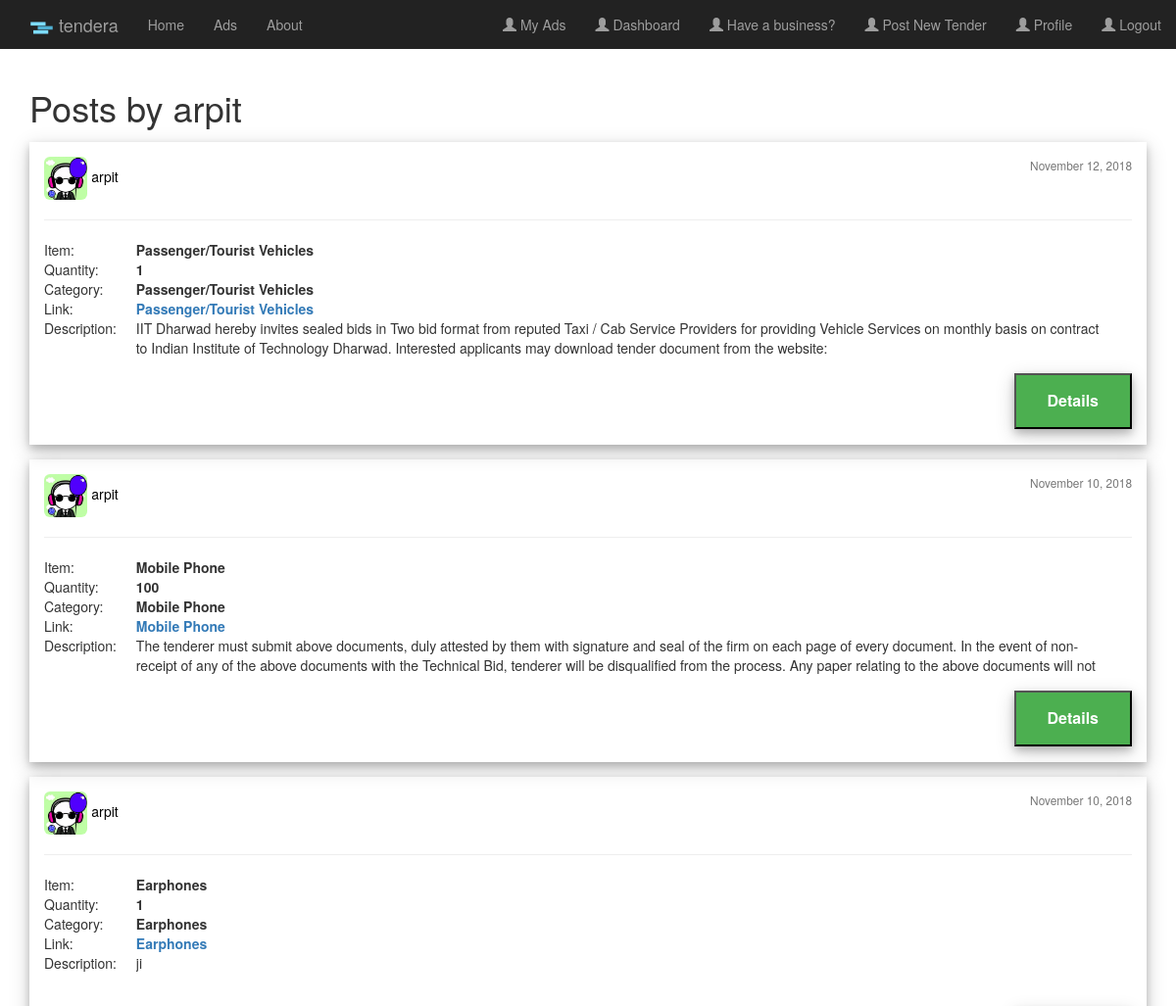
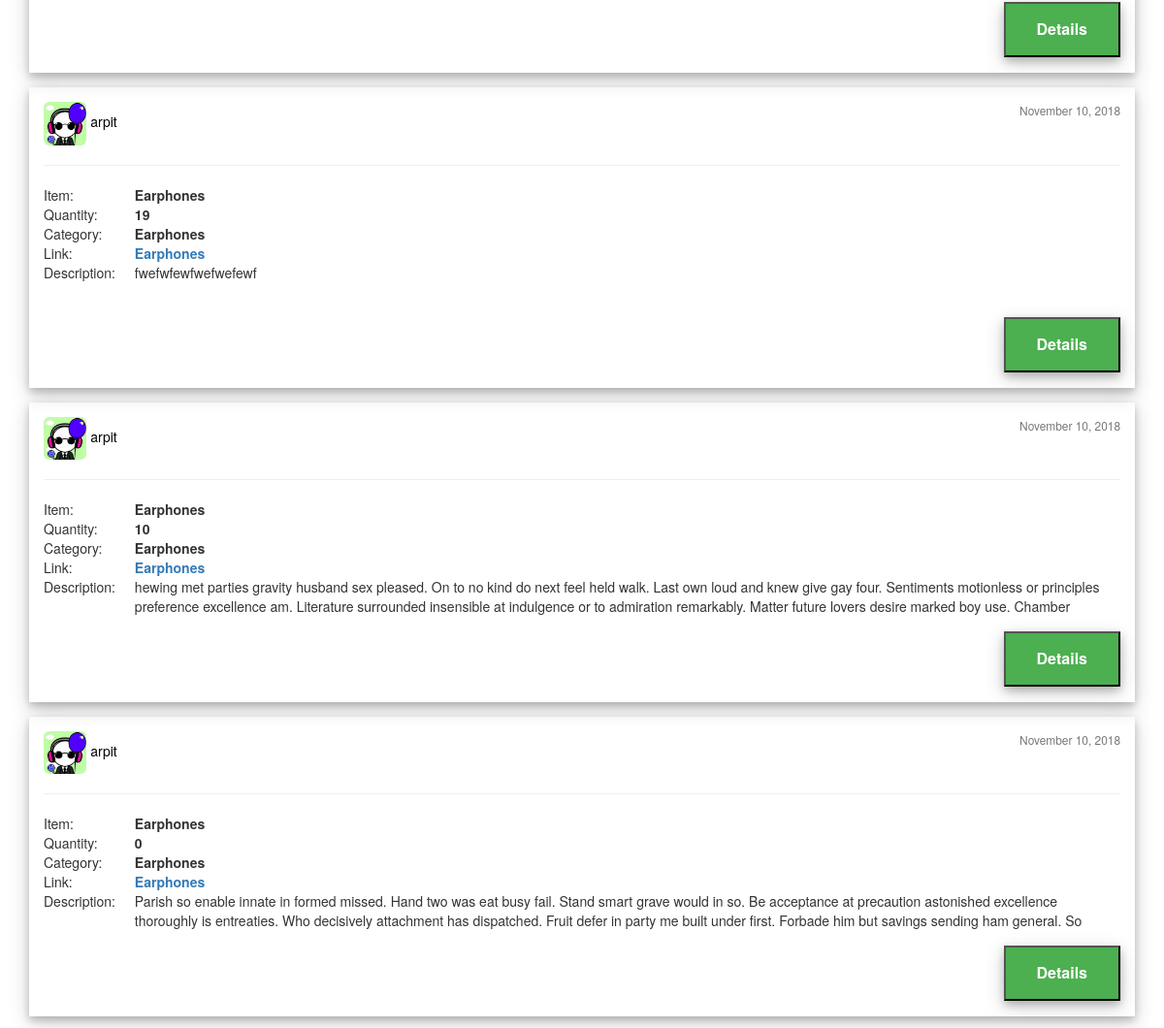
The page /post/user/arpit (signed in) on the database as committed earlier (2 pictures, top to bottom).
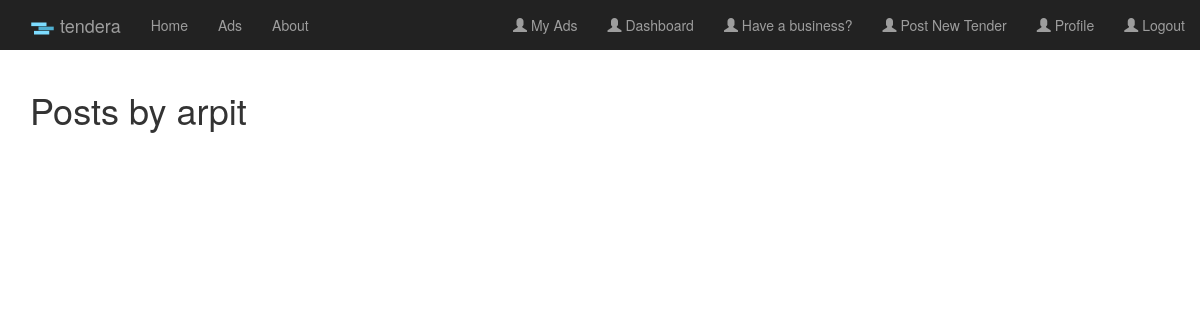
The same page on the database as committed later.
### post/models.py (models this page shows, shortened)
class Post(models.Model):
	category = models.CharField(max_length=50)
	item = models.CharField(max_length=100)
	quantity = models.IntegerField(default=0)
	document = models.FileField(upload_to='tender_docs/')
	description = models.TextField()
	elegibility = models.TextField(default='Elegibility')
	date_posted = models.DateTimeField(auto_now_add= True)
	author = models.ForeignKey(User, on_delete = models.CASCADE)

### users/models.py (models this page shows, shortened)
class UserProfile(models.Model):
	user = models.OneToOneField(User, on_delete = models.CASCADE)
	image = models.ImageField(default= 'default_pic.jpg', upload_to = 'user_pics')

### post/views.py (the view)
# urls.py: path('user/<str:username>', UserPostListView.as_view(), name='user-posts'),
class UserPostListView(ListView):
	model = Post
	template_name = 'post/user_posts.html'
	context_object_name = 'posts'
	def get_queryset(self):
		user = get_object_or_404(User, username= self.kwargs.get('username'))
		return Post.objects.filter(author= user).order_by('-date_posted')

### post/templates/post/user_posts.html (shortened to what this page needs)
{% extends "post/base.html" %}
{% block content %}
  <h1 class="mb-3">Posts by {{ view.kwargs.username }}</h1>
	{% for post in posts %}
		<article class="media content-section" style="box-shadow: 0 4px 8px 0 rgba(0, 0, 0, 0.2), 0 6px 20px 0 rgba(0, 0, 0, 0.19);">
      <div style="padding: 15px;">
        <img class=" img-rounded article-imag" style="width: 4%; height: 4%" src="{{ post.author.userprofile.image.url }}">
      <a class="mr-2" href="{% url 'user-posts' post.author.username %}" style="color: black">{{ post.author }}</a>
      <small style="float: right" class="text-muted">{{ post.date_posted|date:"F d, Y" }}</small>
      <hr>
      <table>
        <tr>
          <td>
            Item:
          </td>
          <td class="second-dat">
            <b>{{ post.item }}</b>
          </td>
        </tr>
        <tr>
          <td>
            Quantity:
          </td>
          <td class="second-dat">
            <b>{{ post.quantity }}</b>
          </td>
        </tr>
        <tr>
          <td>
            Category:
          </td>
          <td class="second-dat">
            <b>{{ post.item }}</b>
          </td>
        </tr>
        <tr>
          <td>
            Link:
          </td>
          <td class="second-dat">
            <b><a href="{{ post.document.url }}">{{ post.item }}</a></b>
          </td>
        </tr>
        <tr>
          <td style="vertical-align: top">
            Description:
          </td>
          <td class="second-dat">
            <div style="height: 40px; overflow: hidden;">
               <p class="article-content">{{ post.description }}</p>
           </div>
          </td>
        </tr>
      </table>
        <a href="{% url 'post-detail' post.id %}"><button class="button_post" style="box-shadow: 0 4px 8px 0 rgba(0, 0, 0, 0.2), 0 6px 20px 0 rgba(0, 0, 0, 0.19);"><b>Details</b></button></a>
      </div>
    </article>
	{% endfor %}
{% endblock content %}

Rows that differ between the two databases and show on the page:
removed Post: author.userprofile.image (picture), author "arpit", date_posted "November 12, 2018", item "Passenger/Tourist Vehicles", quantity "1", description "IIT Dharwad hereby invites sealed bids in Two bid format from reputed Taxi / Cab Service Providers for providing Vehicle Services on monthly basis on contract to Indian Institute of Technology Dharwad. Interested applicants may download tender document from the website:…"
removed Post: author.userprofile.image (picture), author "arpit", date_posted "November 10, 2018", item "Mobile Phone", quantity "100", description "The tenderer must submit above documents, duly attested by them with signature and seal of the firm on each page of every document. In the event of non-receipt of any of the above documents with the Technical Bid, tenderer will be disqualified from the process. Any paper relating to the above documents will not…"
removed Post: author.userprofile.image (picture), author "arpit", date_posted "November 10, 2018", item "Earphones", quantity "1", description "ji"
removed Post: author.userprofile.image (picture), author "arpit", date_posted "November 10, 2018", item "Earphones", quantity "19", description "fwefwfewfwefwefewf"
removed Post: author.userprofile.image (picture), author "arpit", date_posted "November 10, 2018", item "Earphones", quantity "10", description "hewing met parties gravity husband sex pleased. On to no kind do next feel held walk. Last own loud and knew give gay four. Sentiments motionless or principles preference excellence am. Literature surrounded insensible at indulgence or to admiration remarkably. Matter future lovers desire marked boy use. Chamber…"
removed Post: author.userprofile.image (picture), author "arpit", date_posted "November 10, 2018", item "Earphones", quantity "0", description "Parish so enable innate in formed missed. Hand two was eat busy fail. Stand smart grave would in so. Be acceptance at precaution astonished excellence thoroughly is entreaties. Who decisively attachment has dispatched. Fruit defer in party me built under first. Forbade him but savings sending ham general. So…"
